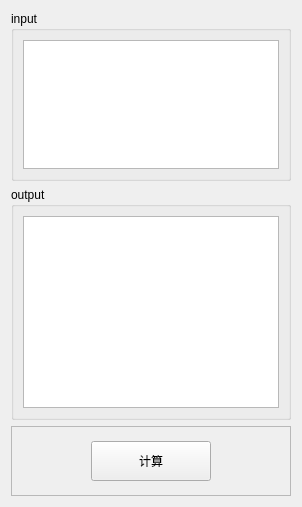
          <widget class="QWidget" name="tab_22">
           <attribute name="title">
            <string>protobuf</string>
           </attribute>
           <layout class="QGridLayout" name="gridLayout_33">
            <item row="0" column="0">
             <widget class="QGroupBox" name="groupBox_21">
              <property name="maximumSize">
               <size>
                <width>16777215</width>
                <height>170</height>
               </size>
              </property>
              <property name="title">
               <string>input</string>
              </property>
              <layout class="QGridLayout" name="gridLayout_32">
               <item row="0" column="0">
                <widget class="QPlainTextEdit" name="txtprotoc_input">
                 <property name="maximumSize">
                  <size>
                   <width>16777215</width>
                   <height>16777215</height>
                  </size>
                 </property>
                </widget>
               </item>
              </layout>
             </widget>
            </item>
            <item row="1" column="0">
             <widget class="QGroupBox" name="groupBox_20">
              <property name="title">
               <string>output</string>
              </property>
              <layout class="QGridLayout" name="gridLayout_31">
               <item row="0" column="0">
                <widget class="QPlainTextEdit" name="txtprotoc_output">
                 <property name="readOnly">
                  <bool>true</bool>
                 </property>
                </widget>
               </item>
              </layout>
             </widget>
            </item>
            <item row="2" column="0">
             <widget class="QFrame" name="frame_7">
              <property name="minimumSize">
               <size>
                <width>0</width>
                <height>70</height>
               </size>
              </property>
              <property name="maximumSize">
               <size>
                <width>16777215</width>
                <height>70</height>
               </size>
              </property>
              <property name="frameShape">
               <enum>QFrame::StyledPanel</enum>
              </property>
              <property name="frameShadow">
               <enum>QFrame::Raised</enum>
              </property>
              <layout class="QGridLayout" name="gridLayout_25">
               <item row="0" column="0">
                <widget class="QPushButton" name="btnprotoc_calc">
                 <property name="minimumSize">
                  <size>
                   <width>0</width>
                   <height>40</height>
                  </size>
                 </property>
                 <property name="maximumSize">
                  <size>
                   <width>120</width>
                   <height>40</height>
                  </size>
                 </property>
                 <property name="toolTip">
                  <string/>
                 </property>
                 <property name="text">
                  <string>计算</string>
                 </property>
                </widget>
               </item>
              </layout>
             </widget>
            </item>
           </layout>
          </widget>
